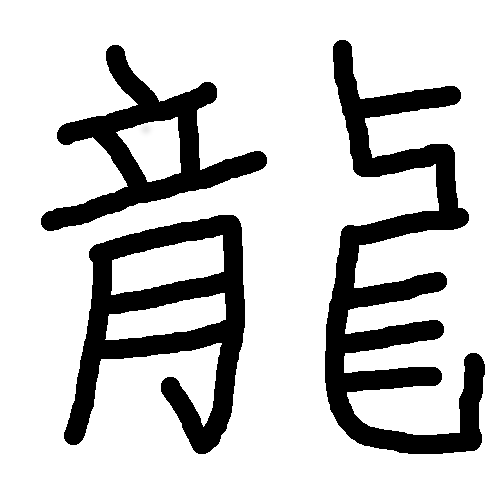
#> input picture dev/characterstrokes/data/characters/traditional_dragon_15.png, 500 x 500 px
$ jupyter execute --allow-errors 'Characters Scratch Space.ipynb'   (shell and % lines are left out)   (Python 2 division)   (older library calls are emulated)
#> lines starting #> are read from the running program, lines starting #| are printed output that depends on the picture
[cell 1]
images = """simplified_dragon_00.png
simplified_dragon_01.png
simplified_dragon_02.png
simplified_dragon_03.png
simplified_dragon_04.png
traditional_dragon_00.png
traditional_dragon_01.png
traditional_dragon_02.png
traditional_dragon_03.png
traditional_dragon_04.png
traditional_dragon_05.png
traditional_dragon_06.png
traditional_dragon_07.png
traditional_dragon_08.png
traditional_dragon_09.png
traditional_dragon_10.png
traditional_dragon_11.png
traditional_dragon_12.png
traditional_dragon_13.png
traditional_dragon_14.png
traditional_dragon_15.png""".split()

[cell 2]
images

[cell 3]
from PIL import Image

[cell 4]
a = Image.open('characters/traditional_dragon_15.png')
#> a is the input picture: PIL image 500x500 L; min 0, max 255, mean 202.7

[cell 5]
a.show()

[cell 6]
a.transpose(0)

[cell 7]
b = a.rotate(37)

[cell 8]
b.show()

[cell 9]
print a
#| <PIL.PngImagePlugin.PngImageFile image mode=L size=500x500 at 0x7F8EE4E89A50>

[cell 10]
import cPickle, gzip, numpy

# Load the dataset
#> (the rest of this cell did not finish here and is left out)

#> (a cell that did not finish here is left out)

#> (a cell that did not finish here is left out)

[cell 13]
a.rotate(37, expand=True)
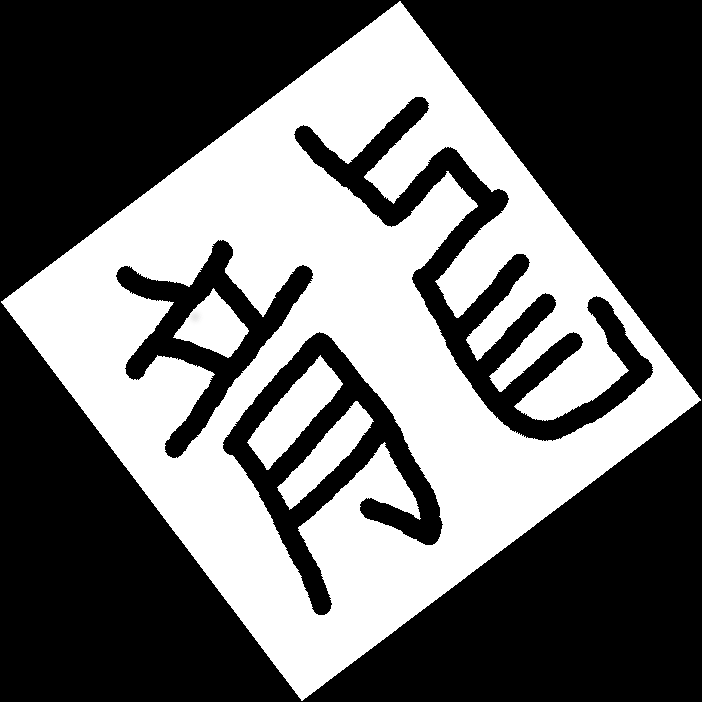
#> Out: PIL image 702x702 L; min 0, max 255, mean 102.8

[cell 14]
c = list(a.getdata())
#> c = 250000 items

[cell 15]
len(c)
#> Out = 250000

[cell 16]
len(filter(lambda x: x > 0 and x < 255, c))
#> Out = 213

[cell 17]
d = Image.new('L', (1000, 1000), color=255)
#> d: PIL image 1000x1000 L; every value is 255

[cell 18]
len(list(d.getdata()))
#> Out = 1000000

[cell 19]
from PIL import ImageChops

[cell 20]
ImageChops.composite(a, d, 0)

[cell 21]
ImageChops.offset(a, 100)

[cell 22]
from PIL import ImageOps

[cell 23]
#ImageOps.crop(ImageOps.expand(a, 500, 255), 250).size
#b = ImageOps.crop(ImageOps.expand(a, 750, 255).rotate(37), 250)

b = ImageOps.expand(ImageOps.crop(ImageOps.expand(a, 750, 255).rotate(45), 500), 500, 255)
#> b: PIL image 2000x2000 L

[cell 24]
#len(list(b.getdata()))
b.size
#> Out = (2000, 2000)

[cell 25]
import numpy as np

c = np.matrix(list(b.getdata()))

[cell 26]
d = c.reshape((2000, 2000))
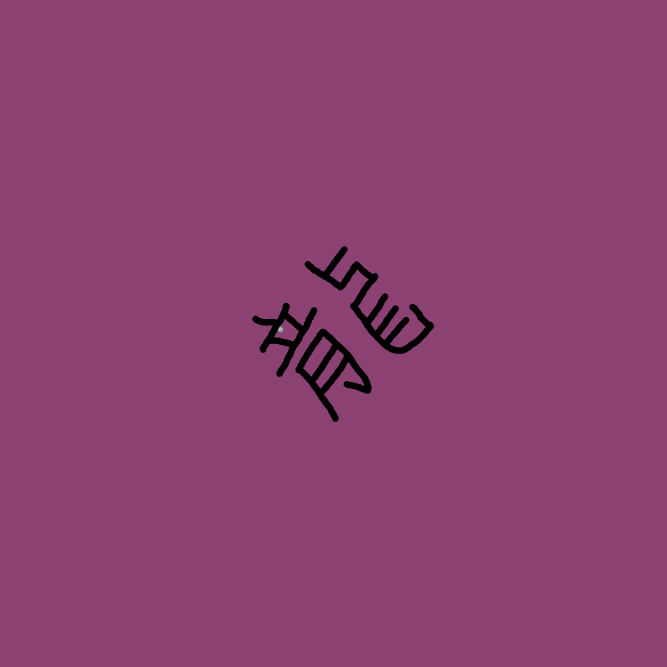
#> d: shape (2000, 2000) int64 (shown at 1/3 size); 19 distinct labels, from 0 to 255; one colour per label, 0 black

[cell 27]
d.shape
#> Out = (2000, 2000)

[cell 28]
e = (-d) % 255
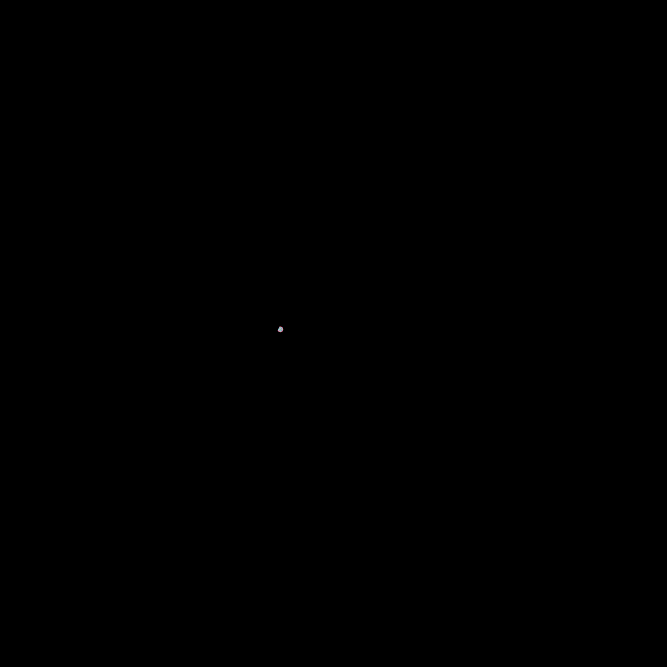
#> e: shape (2000, 2000) int64 (shown at 1/3 size); 18 distinct labels, from 0 to 24; one colour per label, 0 black

[cell 29]
np.nonzero(np.sum(e, axis=0))[1]
#> Out = 17 values from 833 to 849

[cell 30]
len(np.nonzero(e)[1])
#> Out = 210

[cell 31]
b.resize((28,28))

[cell 32]
np.nonzero((-(np.matrix(a.getdata()).reshape((500,500)))) % 255)[0]
#> Out = 213 values from 122 to 137

#z = np.matrix(a.getdata()).resize((500,500))

[cell 33]
import math

(2000 - math.ceil(500 * math.sqrt(2))) / 2

[cell 34]
e = ImageOps.crop(ImageOps.expand(a, 250, 255).rotate(45), 146)
#> e: PIL image 708x708 L

[cell 35]
import math
math.floor((1000 - 500*math.sqrt(2)) / 2)

#> (a cell that did not finish here is left out)

[cell 37]
import math

from PIL import Image
from PIL import ImageOps

import numpy as np

def calculate_edges(img, size):
    row_coord, col_coord = np.nonzero(-(np.matrix(img.getdata()).reshape(size)) + 255)
    # Left, Top, Right, Bottom
    return np.min(col_coord) - 1, np.min(row_coord) - 1, np.max(col_coord) + 1, np.max(row_coord) + 1

def calculate_normalizing_dimensions(image, theta):
    rotated_image = ImageOps.crop(ImageOps.expand(image, 750, 255).rotate(theta), 500)
    sides = calculate_edges(rotated_image, (1000, 1000))
    return sides

def generate_sample(image, theta, normalizing_dimensions):
    """Rotates an image, downsample it to a 28x28 sample, and then reatures the 28*28 feature vector.

    :param - img
        The image to be transformed and downsampled.

    :param - theta
        The angle to transform the image before downsampling.
    """
    rotated_image = ImageOps.crop(ImageOps.expand(image, 750, 255).rotate(theta), 500)

    # [24 lines of commented-out code are left out]

    cropped_image = rotated_image.crop(normalizing_dimensions)

    # Makes it a square
    cropped_max_size = max(cropped_image.size)

    cropped_difference_half = int(((1.0 * cropped_max_size) - min(cropped_image.size)) / 2)

    expanded_cropped_image = ImageOps.expand(cropped_image, cropped_difference_half, 255)

    expanded_cropped_image_size = expanded_cropped_image.size

    # Width is greater
    if cropped_image.size[0] > cropped_image.size[1]:
        cropped_expanded_cropped_image = expanded_cropped_image.crop((cropped_difference_half,
                                                                     0,
                                                                     expanded_cropped_image_size[0] - cropped_difference_half,
                                                                     expanded_cropped_image_size[1]))
    # Height is greater
    else:
        cropped_expanded_cropped_image = expanded_cropped_image.crop((0,
                                                                     cropped_difference_half,
                                                                     expanded_cropped_image_size[0],
                                                                     expanded_cropped_image_size[1] - cropped_difference_half))


    #return cropped_expanded_cropped_image
    return (-np.array(cropped_expanded_cropped_image.resize((28,28)).getdata()) + 255) * 1.0 / 255
    # [11 lines of commented-out code are left out]

example = Image.open('characters/traditional_dragon_15.png')
example2 = Image.open('characters/traditional_dragon_03.png')
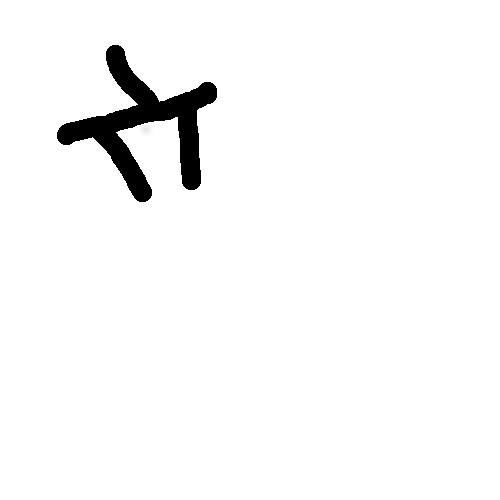
#> input picture dev/characterstrokes/data/characters/traditional_dragon_03.png, 500 x 500 px
#> example2 is the input picture: PIL image 500x500 L; min 0, max 255, mean 247.3

z = generate_sample(example2, 90, calculate_normalizing_dimensions(example, 90))
#> in calculate_normalizing_dimensions, `sides = calculate_edges(rotated_image, (1000, 1000))`: sides = (289, 264, 704, 709)
#> z = 784 values, max 1 at index 593, min 0 at index 0, mean 0.039
#> call 2 of generate_sample, with theta = 90, normalizing_dimensions = (289, 264, 704, 709)
#> in generate_sample (call 2), `expanded_cropped_image = ImageOps.expand(cropped_image, cropped_differ..`:
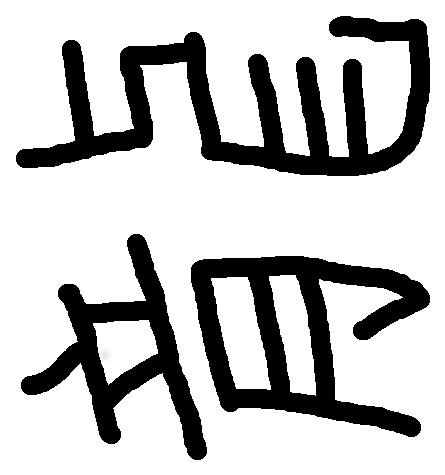
#> expanded_cropped_image: PIL image 445x475 L; min 0, max 255, mean 193.1
# [11 lines of commented-out code are left out]

def view_feature_array(array, size):
#> called with array = array of shape (784,), size = (28, 28)
    return Image.fromarray((-(array.reshape(size) * 255) + 255).astype('uint8'), 'L')

#view_feature_array(z, (28, 28))
view_feature_array(np.array([generate_sample(example, 90, calculate_normalizing_dimensions(example, 90)),
         generate_sample(example2, 90, calculate_normalizing_dimensions(example, 90))])[1],(28,28))

[cell 38]
#np.equal(generate_sample(example, 90, calculate_normalizing_dimensions(example, 90)),
#         generate_sample(example2, 90, calculate_normalizing_dimensions(example, 90)))
#view_feature_array(generate_sample(example2, 90, calculate_normalizing_dimensions(example, 90)), (28,28))

z0 = generate_sample(example, 90, calculate_normalizing_dimensions(example, 90))
#> z0 = 784 values, max 1 at index 467, min 0 at index 0, mean 0.266
z1 = generate_sample(example2, 90, calculate_normalizing_dimensions(example, 90))
#> z1 has the same summary as z
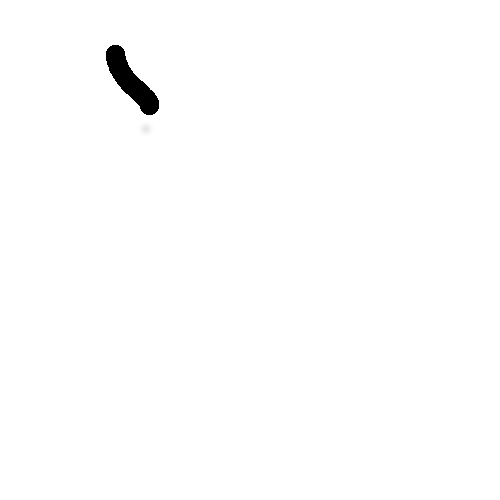
#> input picture dev/characterstrokes/data/characters/traditional_dragon_00.png, 500 x 500 px
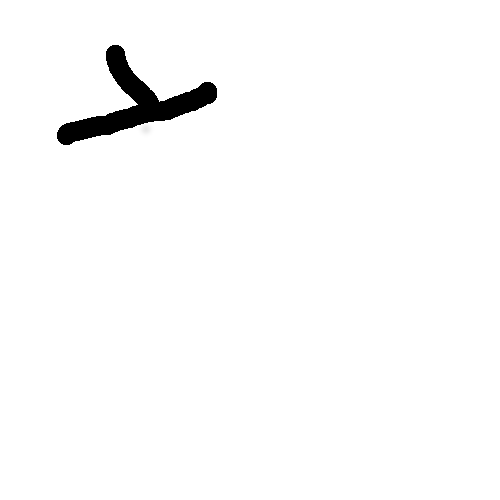
#> input picture dev/characterstrokes/data/characters/traditional_dragon_01.png, 500 x 500 px
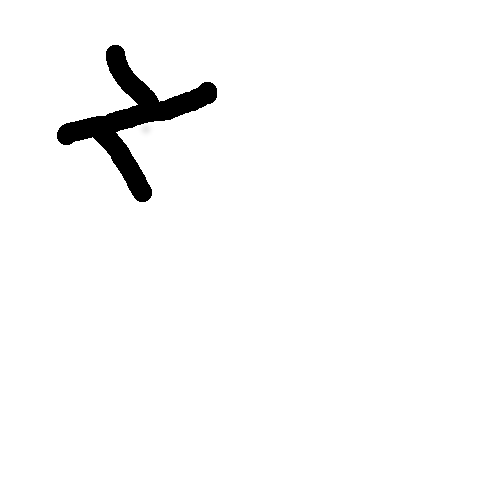
#> input picture dev/characterstrokes/data/characters/traditional_dragon_02.png, 500 x 500 px
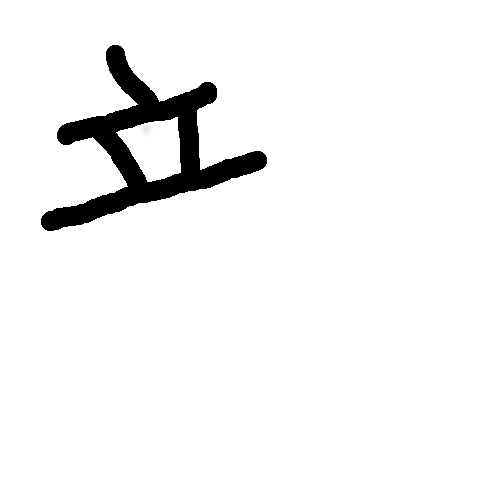
#> input picture dev/characterstrokes/data/characters/traditional_dragon_04.png, 500 x 500 px

z3 = np.vstack([z0, z1])

[cell 39]
#view_feature_array(z3[1], (28,28))

name_class_list = [
    ('traditional_dragon_00.png', 0),
    ('traditional_dragon_01.png', 1),
    ('traditional_dragon_02.png', 2),
    ('traditional_dragon_03.png', 3),
    ('traditional_dragon_04.png', 4),
    ('traditional_dragon_05.png', 5),
    ('traditional_dragon_06.png', 6),
    ('traditional_dragon_07.png', 7),
    ('traditional_dragon_08.png', 8),
    ('traditional_dragon_09.png', 9),
    ('traditional_dragon_10.png', 10),
    ('traditional_dragon_11.png', 11),
    ('traditional_dragon_12.png', 12),
    ('traditional_dragon_13.png', 13),
    ('traditional_dragon_14.png', 14),
    ('traditional_dragon_15.png', 15)]
#    ('simplified_dragon_00.png', 16),
#    ('simplified_dragon_01.png', 17),
#    ('simplified_dragon_02.png', 18),
#    ('simplified_dragon_03.png', 19),
#    ('simplified_dragon_04.png', 20)]

#> (a cell that did not finish here is left out)

[cell 41]
angle = 0
#> angle = 0

#> (the rest of this cell did not finish here and is left out)

#> (a cell that did not finish here is left out)

[cell 43]
# [79 lines left out: function generate_data_sets, not called in this run]

#> (the rest of this cell did not finish here and is left out)

#> (a cell that did not finish here is left out)

[cell 45]
#np.vstack([np.array([[1, 2], [3,4]]), np.array([[5,6], [7,8]])])

np.hstack([np.array([1,2]), np.array([3,4])])

#a = [1,2,3,4]
#a[:-1]

[cell 46]
mu = 0
sigma = 0.1
sampled_rotations = np.random.normal(mu, sigma, 100) * 360

generated_image_list = []

#> (the rest of this cell did not finish here and is left out)

#> (a cell that did not finish here is left out)

#> (a cell that did not finish here is left out)

[cell 49]
sampled_rotations

[cell 50]
import numpy as np

mu = 0
sigma = 0.1

s = np.random.normal(mu, sigma, 1000)

import matplotlib.pyplot as plt

count, bins, ignored = plt.hist(s, 30, normed=True)
plt.plot(bins, 1/(sigma * np.sqrt(2 * np.pi)) *
               np.exp( - (bins - mu)**2 / (2 * sigma**2) ),
         linewidth=2, color='r')
plt.show()
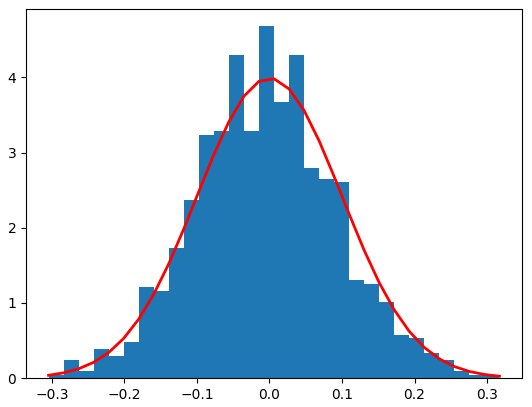
#> figure drawn by matplotlib, 1 panel; tallest bar 4.68 high, from x = -0.0145 to 0.00624; curve peaks at x = 0.00624, y = 3.98
